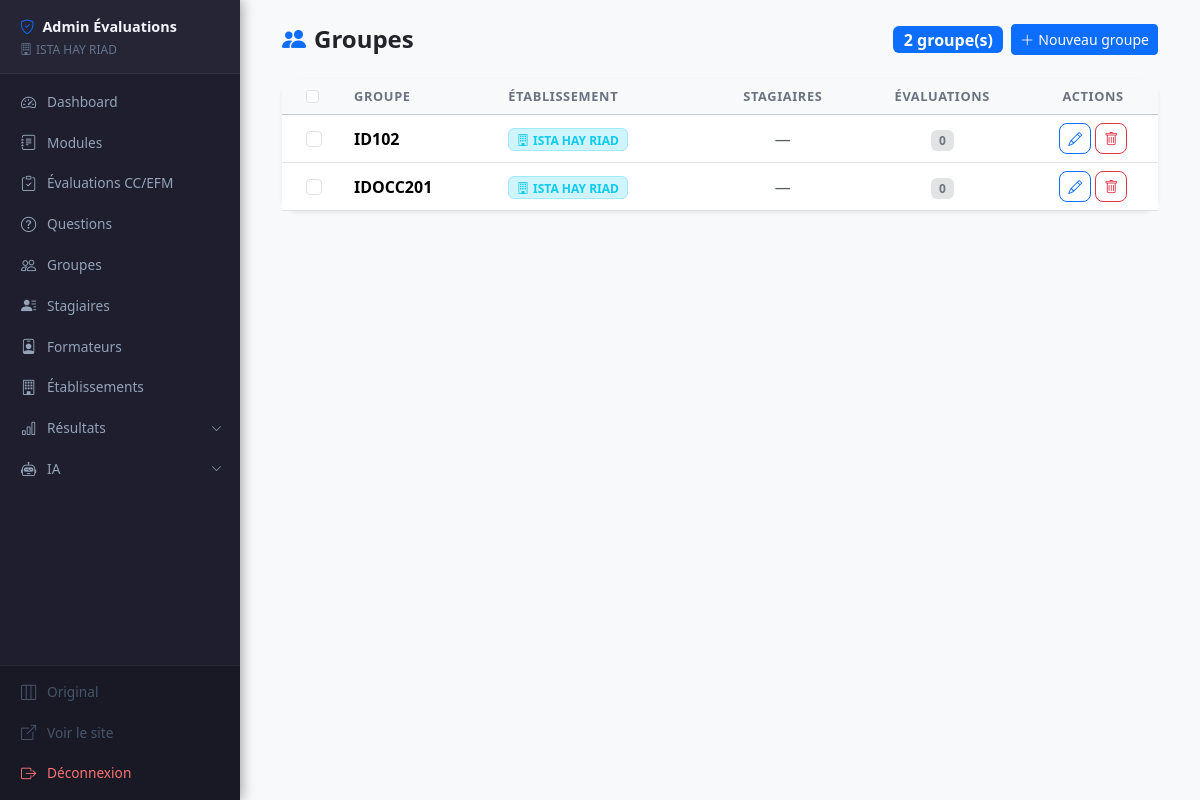
Page /admin/groupes.php (signed in) on the committed database.
### tables this page shows
CREATE TABLE `groupes` (
  `id` int NOT NULL AUTO_INCREMENT,
  `nom` varchar(100) NOT NULL,
  `etablissement_id` int DEFAULT NULL,
  `created_at` timestamp NULL DEFAULT CURRENT_TIMESTAMP,
  PRIMARY KEY (`id`),
  UNIQUE KEY `uq_groupe_nom` (`nom`),
  KEY `fk_groupe_etablissement` (`etablissement_id`),
  CONSTRAINT `fk_groupe_etablissement` FOREIGN KEY (`etablissement_id`) REFERENCES `etablissements` (`id`) ON DELETE SET NULL
);

### includes/functions.php (called while the page is built, shortened)
<?php
function sanitize(string $str): string {
    return htmlspecialchars(trim($str), ENT_QUOTES, 'UTF-8');
}

### admin/groupes.php (the view, shortened to what this page needs)
<?php
require_once __DIR__ . '/../includes/functions.php';
$pdo = getDB();
$groupes = $pdo->query("
    SELECT g.*,
           COALESCE(e.nom, '') AS etablissement_nom,
           COUNT(DISTINCT s.id)  AS nb_stagiaires,
           COUNT(DISTINCT se.id) AS nb_sessions
    FROM groupes g
    LEFT JOIN etablissements e  ON e.id = g.etablissement_id
    LEFT JOIN stagiaires s      ON s.groupe_id  = g.id
    LEFT JOIN sessions_eval se  ON se.groupe_id = g.id
    GROUP BY g.id
    ORDER BY g.nom
")->fetchAll();
?>
<!DOCTYPE html>
<html lang="fr">
<head>
    <link href="https://cdn.jsdelivr.net/npm/bootstrap@5.3.2/dist/css/bootstrap.min.css" rel="stylesheet">
    <link href="https://cdn.jsdelivr.net/npm/bootstrap-icons@1.11.3/font/bootstrap-icons.min.css" rel="stylesheet">
    <link href="../assets/css/style.css" rel="stylesheet">
</head>
<body class="bg-light">
<?php include __DIR__ . '/partials/navbar.php'; ?>
<div class="container py-4" style="max-width:900px">
    <div class="d-flex align-items-center justify-content-between mb-4">
        <h2 class="h4 fw-bold mb-0">
            <i class="bi bi-people-fill me-2 text-primary"></i>Groupes
        </h2>
        <div class="d-flex gap-2 align-items-center">
            <span class="badge bg-primary fs-6"><?= count($groupes) ?> groupe(s)</span>
            <button class="btn btn-primary btn-sm" data-bs-toggle="modal" data-bs-target="#modalAjout">
                <i class="bi bi-plus-lg me-1"></i>Nouveau groupe
            </button>
        </div>
    </div>
    <div class="card border-0 shadow-sm rounded-4">
        <div class="table-responsive">
            <table class="table table-hover align-middle mb-0">
                <thead class="table-light">
                    <tr>
                        <th class="ps-4" style="width: 40px;">
                            <input type="checkbox" class="form-check-input" id="selectAll" onchange="toggleSelectAll()">
                        </th>
                        <th class="ps-4">Groupe</th>
                        <th>Établissement</th>
                        <th class="text-center">Stagiaires</th>
                        <th class="text-center">Évaluations</th>
                        <th class="text-center">Actions</th>
                    </tr>
                </thead>
                <tbody>
                <?php foreach ($groupes as $g): ?>
                    <tr>
                        <td class="ps-4">
                            <input type="checkbox" class="form-check-input groupe-checkbox" value="<?= $g['id'] ?>" onchange="updateBulkActionBar()">
                        </td>
                        <td class="ps-4 fw-semibold"><?= sanitize($g['nom']) ?></td>
                        <td>
                            <?php if ($g['etablissement_nom']): ?>
                                <span class="badge bg-info-subtle text-info border border-info-subtle">
                                    <i class="bi bi-building me-1"></i><?= sanitize($g['etablissement_nom']) ?>
                                </span>
                            <?php else: ?>
                                <span class="text-muted small">—</span>
                            <?php endif; ?>
                        </td>
                        <td class="text-center">
                            <?php if ($g['nb_stagiaires'] > 0): ?>
                                <a href="stagiaires.php?groupe_id=<?= $g['id'] ?>"
                                   class="badge bg-primary-subtle text-primary text-decoration-none">
                                    <?= $g['nb_stagiaires'] ?> stagiaire(s)
                                </a>
                            <?php else: ?>
                                <span class="text-muted">—</span>
                            <?php endif; ?>
                        </td>
                        <td class="text-center">
                            <span class="badge bg-secondary-subtle text-secondary"><?= $g['nb_sessions'] ?></span>
                        </td>
                        <td class="text-center">
                            <div class="d-flex gap-1 justify-content-center">
                                <button class="btn btn-sm btn-outline-primary rounded-3 btn-modifier"
                                        data-id="<?= $g['id'] ?>"
                                        data-nom="<?= sanitize($g['nom']) ?>"
                                        data-etab="<?= (int)($g['etablissement_id'] ?? 0) ?>"
                                        title="Modifier">
                                    <i class="bi bi-pencil"></i>
                                </button>
                                <button class="btn btn-sm btn-outline-danger rounded-3 btn-supprimer"
                                        data-id="<?= $g['id'] ?>"
                                        data-nom="<?= sanitize($g['nom']) ?>"
                                        data-nb="<?= $g['nb_stagiaires'] ?>"
                                        title="Supprimer">
                                    <i class="bi bi-trash"></i>
                                </button>
                            </div>
                        </td>
                    </tr>
                <?php endforeach; ?>
                </tbody>
            </table>
        </div>
    </div>
</div>
</body>
</html>

### assets/css/style.css (style rules this page uses)
:root { --primary: #4f46e5; --primary-dk: #3730a3; --success: #16a34a; --danger: #dc2626; --warning: #d97706; --radius: 12px; }
body { font-family: 'Segoe UI', system-ui, -apple-system, sans-serif; }
.card { transition: box-shadow 0.2s; }
:root { --sb-w: 240px; --sb-bg: #1e1e2e; --sb-hover: rgba(255,255,255,0.07); --sb-active: rgba(79,70,229,0.25); --sb-bar: #4f46e5; }
@media (min-width: 992px) { body { padding-left: var(--sb-w); } }
.table th { font-size: 0.8rem; text-transform: uppercase; letter-spacing: 0.05em; color: #6b7280; font-weight: 600; }
.btn { transition: all 0.15s ease; }
.table tbody tr { transition: background 0.1s; }
@media (min-width: 992px) { html { scrollbar-width: thin; scrollbar-color: rgba(0,0,0,.13) transparent; } }

### rows in the picture
groupes: nom "ID102", etablissement_nom "ISTA HAY RIAD", nb_sessions "0"
groupes: nom "IDOCC201", etablissement_nom "ISTA HAY RIAD", nb_sessions "0"

### other values in the picture
$etab "ISTA HAY RIAD"
$item['label'] "Dashboard"
$item['label'] "Modules"
$item['label'] "Évaluations CC/EFM"
$item['label'] "Questions"
$item['label'] "Groupes"
$item['label'] "Stagiaires"
$item['label'] "Formateurs"
$item['label'] "Établissements"
$dd['label'] "Résultats"
$dd['label'] "IA"
count($groupes) "2"
